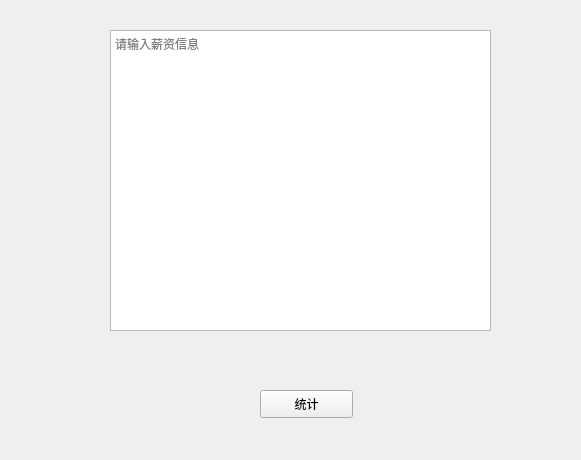
<?xml version="1.0" encoding="UTF-8"?>
<ui version="4.0">
 <class>Form</class>
 <widget class="QWidget" name="Form">
  <property name="geometry">
   <rect>
    <x>0</x>
    <y>0</y>
    <width>581</width>
    <height>460</height>
   </rect>
  </property>
  <property name="windowTitle">
   <string>薪资信息</string>
  </property>
  <widget class="QPushButton" name="button">
   <property name="geometry">
    <rect>
     <x>260</x>
     <y>390</y>
     <width>93</width>
     <height>28</height>
    </rect>
   </property>
   <property name="text">
    <string>统计</string>
   </property>
  </widget>
  <widget class="QPlainTextEdit" name="textEdit">
   <property name="geometry">
    <rect>
     <x>110</x>
     <y>30</y>
     <width>381</width>
     <height>301</height>
    </rect>
   </property>
   <property name="placeholderText">
    <string>请输入薪资信息</string>
   </property>
  </widget>
 </widget>
 <resources/>
 <connections/>
</ui>
